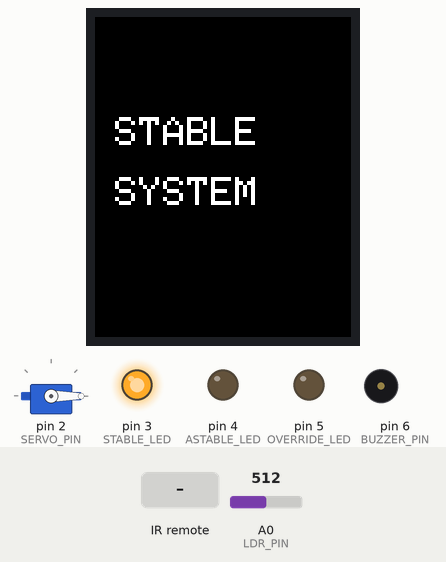
This sketch was run on a simulated Arduino Uno, built with avr-gcc and run on an emulated ATmega328P. Shown: servo, 128×160 colour display, output pins drawn as LEDs (lit = HIGH), buzzer (waves = sounding). Dashed ring = blinking. The inputs (shaded band) are chosen by the test bench; at power-on: A0 (LDR_PIN) = 512. What the sketch prints to the serial monitor is not drawn.

Above: at 1.3 s.
1.4 s: A0 (LDR_PIN) set to 362
2.9 s: A0 (LDR_PIN) set to 336
At 3.46 s:
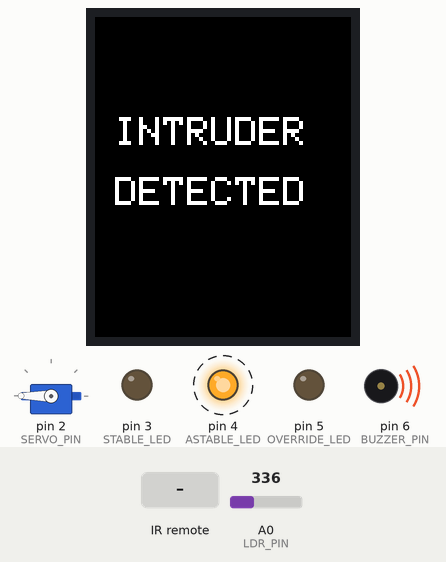
4.9 s: infrared code 0xFF38C7 received
At 5.8 s:
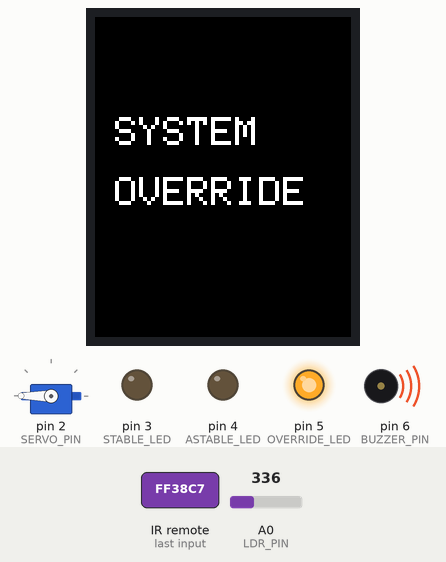
6.5 s: infrared code 0xFF18E7 received
At 6.62 s:
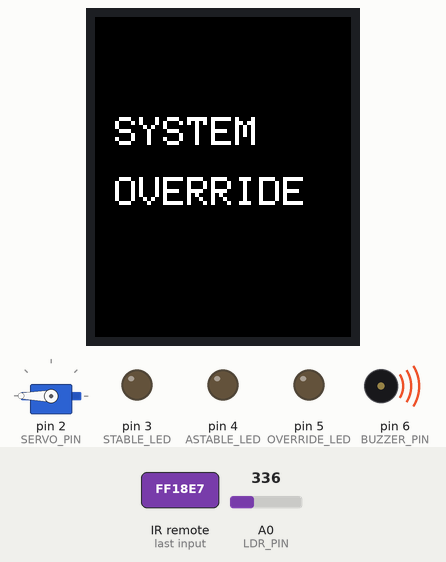
8.6 s: A0 (LDR_PIN) set to 360
At 9.5 s:
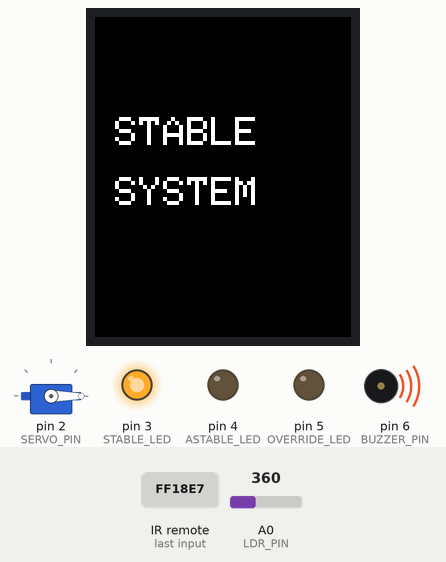
10.1 s: infrared code 0xFF38C7 received
At 11.0 s:
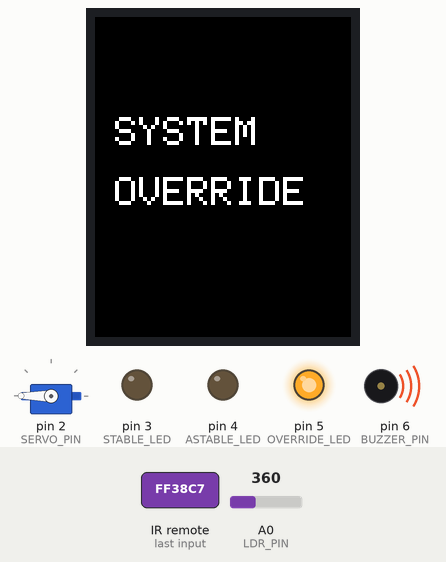
Timing chart, 0 to 12.7 s (numbered marks = the images above; inputs shaded):
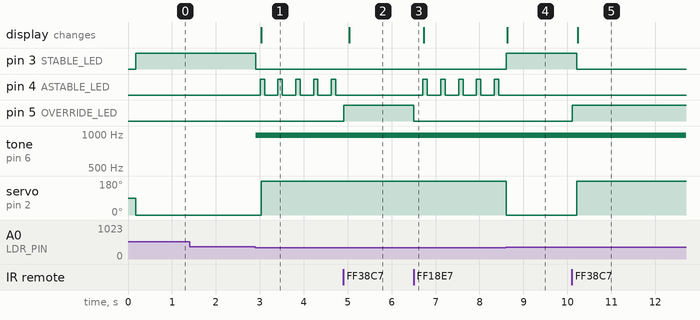

Measured:
- the behaviour switches between 350 and 349 on A0 (LDR_PIN) (found by bisection; images 0 and 1)
- after the input at 1.4 s, every drawn part: stays the same
- after the input at 2.9 s, pin 3 (STABLE_LED): HIGH → LOW at once; pin 4 (ASTABLE_LED): alternates HIGH for 0.10 s and LOW for 0.30 s, starting after 0.11 s; tone on pin 6 (BUZZER_PIN): silent → 977 Hz at once; servo on pin 2 (SERVO_PIN): 0° → 180° after 0.13 s; the display: changes after 0.13 s (image 1)
- after the input at 4.9 s, pin 4 (ASTABLE_LED): stops changing and stays LOW; pin 5 (OVERRIDE_LED): LOW → HIGH at once; the display: changes after 0.13 s (image 2)
- after the input at 6.5 s, pin 4 (ASTABLE_LED): alternates HIGH for 0.10 s and LOW for 0.30 s, starting after 0.21 s; pin 5 (OVERRIDE_LED): HIGH → LOW at once
- after the input at 8.6 s, pin 3 (STABLE_LED): LOW → HIGH at once; pin 4 (ASTABLE_LED): stops changing and stays LOW; servo on pin 2 (SERVO_PIN): 180° → 0° at once; the display: changes at once (image 4)
- after the input at 10.1 s, pin 3 (STABLE_LED): HIGH → LOW after 0.11 s; pin 5 (OVERRIDE_LED): LOW → HIGH at once; servo on pin 2 (SERVO_PIN): 0° → 180° after 0.11 s; the display: changes after 0.13 s (image 5)

The sketch:

atlas_sourcecode.ino
```cpp
#define IR_USE_TIMER1  // Force IRremote to Timer1 to prevent timer conflict
#include <IRremote.h>
#include <Servo.h>
#include <Adafruit_GFX.h>
#include <Adafruit_ST7735.h>
#include <SPI.h>

// define pins
#define TFT_CS    10
#define TFT_RST   9
#define TFT_DC    8
#define RECV_PIN  7
#define LDR_PIN   A0
#define STABLE_LED 3
#define ASTABLE_LED 4
#define OVERRIDE_LED 5
#define BUZZER_PIN 6
#define SERVO_PIN 2

// constants
const int LDR_THRESHOLD = 350;
const int BUZZER_FREQ = 1000;
const int BUZZER_DURATION = 100;
const int SERVO_ALERT_POS = 180;
const int SERVO_NORMAL_POS = 0;
const unsigned long BUZZER_INTERVAL = 200;

// irremote hex codes
#define OVERRIDE_OFF_CODE 0xFF18E7
#define OVERRIDE_ON_CODE 0xFF38C7

// logical stated
enum SystemState {
  STATE_NORMAL,
  STATE_INTRUSION,
  STATE_OVERRIDE
};

// objects
Servo myServo;
IRrecv irrecv(RECV_PIN);
decode_results results;
Adafruit_ST7735 tft = Adafruit_ST7735(TFT_CS, TFT_DC, TFT_RST);

// variables
SystemState currentState = STATE_NORMAL;
unsigned long lastBuzzerToggle = 0;
bool buzzerState = false;

void setup() {
  Serial.begin(9600);
  pinMode(STABLE_LED, OUTPUT);
  pinMode(ASTABLE_LED, OUTPUT);
  pinMode(OVERRIDE_LED, OUTPUT);
  pinMode(BUZZER_PIN, OUTPUT);
  irrecv.enableIRIn();
  myServo.attach(SERVO_PIN);

  tft.initR(INITR_BLACKTAB);
  tft.setTextSize(2);
  displayStatus("SYSTEM", "READY");
}

void loop() {
  unsigned long currentMillis = millis();

  // read sensors and check state
  int ldrValue = analogRead(LDR_PIN);
  Serial.println(ldrValue);

  if (currentState != STATE_OVERRIDE) {
    if (ldrValue < LDR_THRESHOLD) {
      currentState = STATE_INTRUSION;
    } else {
      currentState = STATE_NORMAL;
    }
  }

  // state handling
  switch(currentState) {
    case STATE_NORMAL:
      handleNormalState();
      break;
    case STATE_INTRUSION:
      handleIntrusionState(currentMillis);
      break;
    case STATE_OVERRIDE:
      handleOverrideState();
      break;
  }

  checkIRRemote();
}

// custom tone function
void myTone(uint8_t pin, unsigned int frequency, unsigned long duration) {
  pinMode(pin, OUTPUT);
  analogWrite(pin, 128);  // 50% duty cycle
  delay(duration);
  analogWrite(pin, 0);
}


void myNoTone(uint8_t pin) {
  analogWrite(pin, 0);
}

void handleNormalState() {
  digitalWrite(ASTABLE_LED, LOW);
  digitalWrite(STABLE_LED, HIGH);
  digitalWrite(OVERRIDE_LED, LOW);
  myNoTone(BUZZER_PIN);
  myServo.write(SERVO_NORMAL_POS);
  displayStatus("STABLE", "SYSTEM");
}

void handleIntrusionState(unsigned long currentMillis) {
  digitalWrite(STABLE_LED, LOW);


  if (currentMillis - lastBuzzerToggle >= BUZZER_INTERVAL) {
    lastBuzzerToggle = currentMillis;
    buzzerState = !buzzerState;

    if (buzzerState) {
      myTone(BUZZER_PIN, BUZZER_FREQ, BUZZER_DURATION);
      digitalWrite(ASTABLE_LED, HIGH);
    } else {
      myNoTone(BUZZER_PIN);
      digitalWrite(ASTABLE_LED, LOW);
    }
  }

  myServo.write(SERVO_ALERT_POS);
  displayStatus("INTRUDER", "DETECTED");
}

void handleOverrideState() {
  digitalWrite(STABLE_LED, LOW);
  digitalWrite(ASTABLE_LED, LOW);
  digitalWrite(OVERRIDE_LED, HIGH);
  myNoTone(BUZZER_PIN);
  myServo.write(SERVO_ALERT_POS);
  displayStatus("SYSTEM", "OVERRIDE");
}

void checkIRRemote() {
  if (irrecv.decode(&results)) {
    Serial.println(results.value, HEX);
    switch(results.value) {
      case OVERRIDE_ON_CODE:
        currentState = STATE_OVERRIDE;
        digitalWrite(OVERRIDE_LED, HIGH);
        break;
      case OVERRIDE_OFF_CODE:
        currentState = STATE_NORMAL;
        digitalWrite(OVERRIDE_LED, LOW);
        break;
    }
    irrecv.resume();
    delay(100);
  }
}

void displayStatus(String line1, String line2) {
  static String lastLine1 = "";
  static String lastLine2 = "";

  // only update display if text has changed
  if (line1 != lastLine1 || line2 != lastLine2) {
    tft.fillScreen(ST7735_BLACK);
    tft.setTextColor(ST7735_WHITE);
    tft.setCursor(10, 50);
    tft.print(line1);
    tft.setCursor(10, 80);
    tft.print(line2);

    lastLine1 = line1;
    lastLine2 = line2;
  }
}
```
